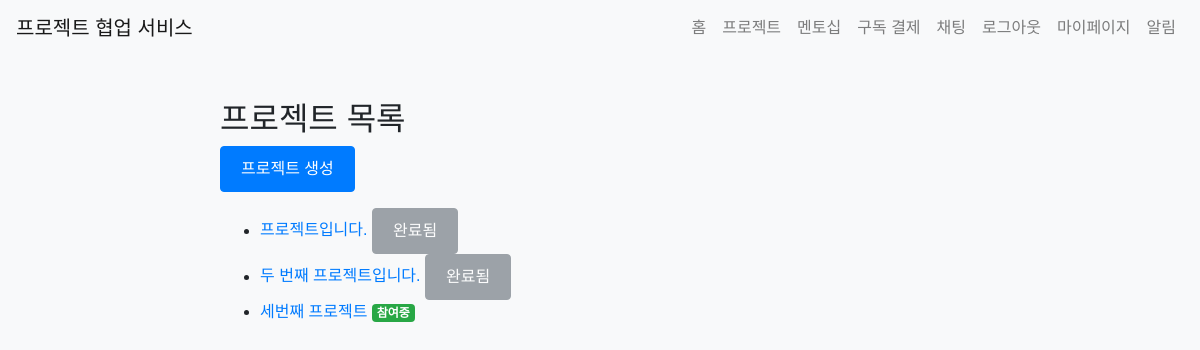
Screenshot of /project/list (signed in) with the database file from the repository.
### app/models.py (models this page shows)
class Project(db.Model):
    id = db.Column(db.Integer, primary_key=True)
    title = db.Column(db.String(100), nullable=False)
    description = db.Column(db.Text, nullable=False)
    start_date = db.Column(db.Date, nullable=False)
    end_date = db.Column(db.Date, nullable=False)
    created_at = db.Column(db.DateTime, default=datetime.utcnow)
    client_id = db.Column(db.Integer, db.ForeignKey('user.id'), nullable=False)
    client = db.relationship('User', back_populates='created_projects')
    completed = db.Column(db.Boolean, default=False)
    participants = db.relationship('User', secondary='project_participant', back_populates='projects', overlaps="project_participants")
    project_participants = db.relationship('ProjectParticipant', back_populates='project', lazy=True, overlaps="participants,projects")
    overview = db.Column(db.Text)
    requirements = db.Column(db.Text)
    flowchart = db.Column(db.Text)
    timeline = db.Column(db.Text)

### app/views/project.py (the view)
@bp.route('/list')
@login_required
def list_projects():
    form = ProjectParticipationForm()
    projects = Project.query.all()
    return render_template('project/list.html', projects=projects, form=form)

### app/__init__.py (called while the page is built)
@login_manager.user_loader
def load_user(user_id):
    if user_id is not None:
        return User.query.get(int(user_id))
    return None

### app/templates/project/list.html
{% extends 'base.html' %}
{% block content %}
<h2>프로젝트 목록</h2>
<a href="{{ url_for('project.create_project') }}" class="btn btn-primary mb-3">프로젝트 생성</a>
<ul>
{% for project in projects %}
    <li>
        <a href="{{ url_for('project.detail', project_id=project.id) }}">{{ project.title }}</a>
        {% if current_user.is_authenticated %}
            {% if project.completed %}
                <span class="btn btn-secondary disabled">완료됨</span>
            {% elif current_user in project.participants %}
                <span class="badge badge-success">참여중</span>
            {% else %}
                <form action="{{ url_for('project.participate', project_id=project.id) }}" method="post">
                    {{ form.csrf_token }}
                    <button type="submit" class="btn btn-primary">참여하기</button>
                </form>
            {% endif %}
        {% endif %}
    </li>
{% endfor %}
</ul>
{% endblock %}

### app/static/css/style.css (style rules this page uses)
body { font-family: Arial, sans-serif; background-color: #f8f9fa; margin: 0; padding: 0; }
.btn { display: inline-block; padding: 10px 20px; background-color: #007bff; color: #fff; text-decoration: none; border-radius: 4px; cursor: pointer; }
.btn-primary { background-color: #007bff; }

### rows the page displays
Project: title "프로젝트입니다.", completed "완료됨"
Project: title "두 번째 프로젝트입니다.", completed "완료됨"
Project: title "세번째 프로젝트", completed "참여중"
